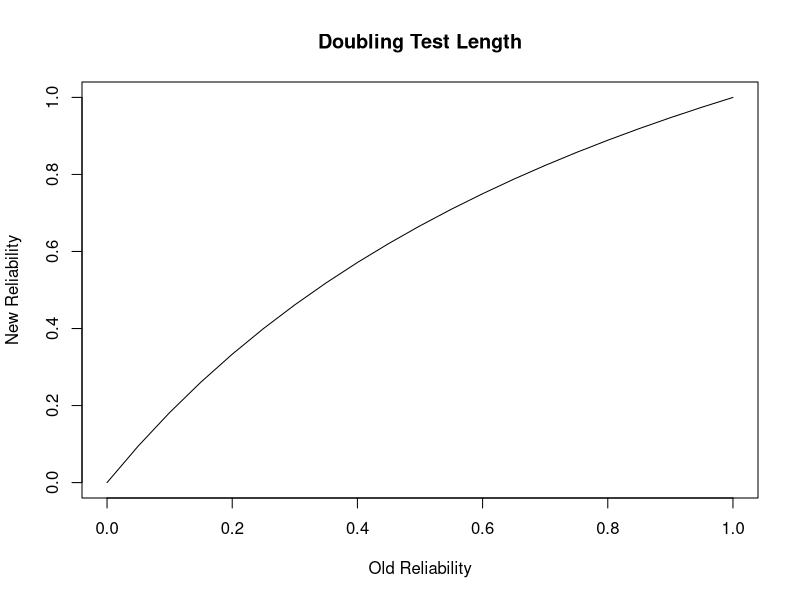
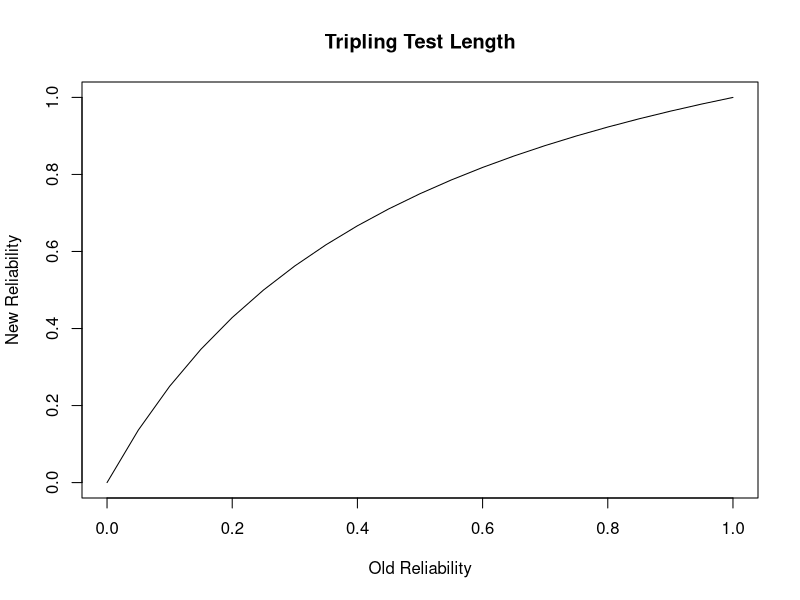
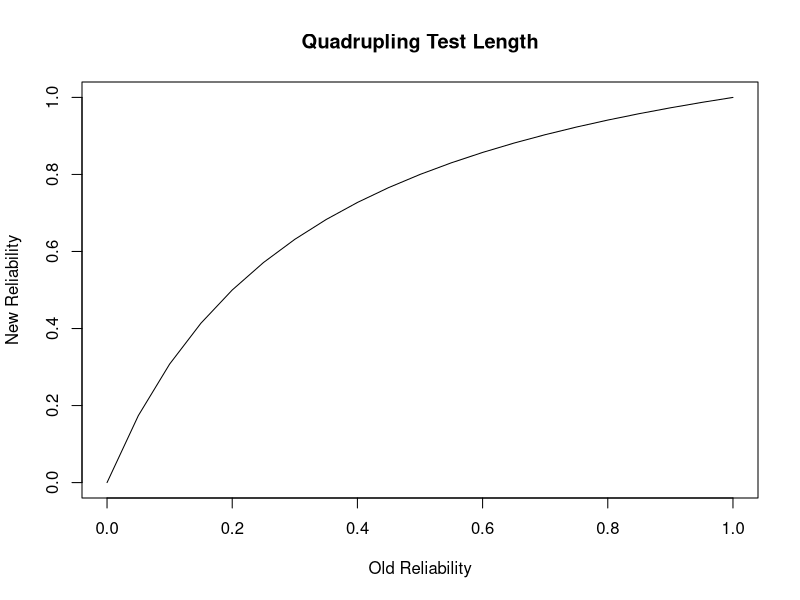
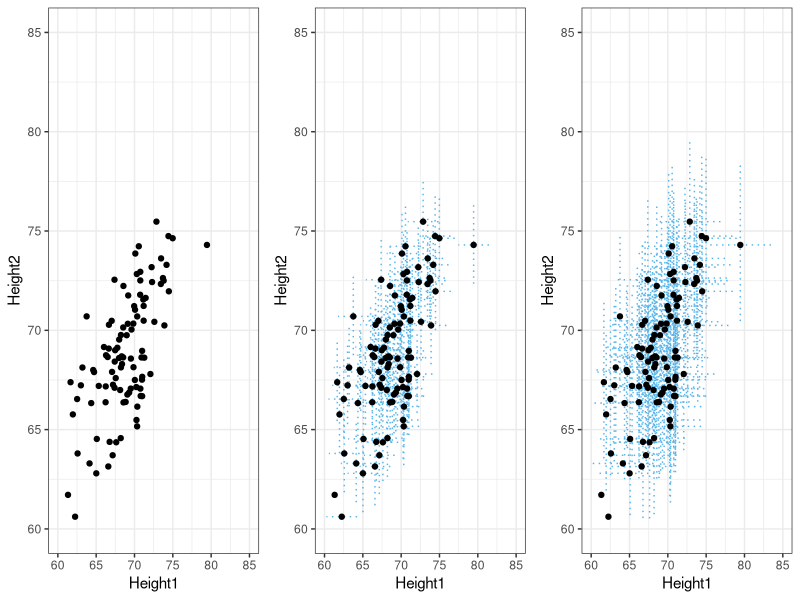

Generate these figures, in order, with R: (Note: this script raises an error after producing the figures.)
#Spearman-Brown Formula

rel.old<-seq(from=0, to=1,by=.05) 
rel.new2<-2*rel.old/(1+rel.old)
rel.new3<-3*rel.old/(1+(2*rel.old))
rel.new4<-4*rel.old/(1+(3*rel.old))

par(mfrow=c(1,1))
plot(rel.old,rel.new2,xlab="Old Reliability",ylab="New Reliability",main="Doubling Test Length",type="l")

plot(rel.old,rel.new3,xlab="Old Reliability",ylab="New Reliability",main="Tripling Test Length",type="l")
plot(rel.old,rel.new4,xlab="Old Reliability",ylab="New Reliability",main="Quadrupling Test Length",type="l")
par(mfrow=c(1,1))

#Estimating Spearman's g

a<-c(10,8,6,4,2,0)
b<-c(8,5,9,7,0,1)
c<-c(7,9,4,8,1,1)

mean(a)
mean(b)
mean(c)

sd(a)
sd(b)
sd(c)


z.a<-(a-mean(a))/sd(a)
z.b<-(b-mean(b))/sd(b)
z.c<-(c-mean(c))/sd(c)

r.ab<-cor(a,b)
r.ac<-cor(a,c)
r.bc<-cor(b,c)

r.ag<-sqrt(r.ab*r.ac/r.bc)
r.bg<-sqrt(r.ab*r.bc/r.ac)
r.cg<-sqrt(r.ac*r.bc/r.ab)

r.ag
r.bg
r.cg


g.a<-z.a*r.ag
g.b<-z.b*r.bg
g.c<-z.c*r.cg

dat<-cbind(g.a,g.b,g.c)

dat

sem.a<-.6745*sqrt(1-r.ag^2)
sem.b<-.6745*sqrt(1-r.bg^2)
sem.c<-.6745*sqrt(1-r.cg^2)

c(sem.a,sem.b,sem.c)

sem.sa<-.6745*sqrt(r.ag)
sem.sb<-.6745*sqrt(r.bg)
sem.sc<-.6745*sqrt(r.cg)

c(sem.sa,sem.sb,sem.sc)

# Example of attenuation

N<-100

rho <- 0.6
mu1 <- 69; s1 <- 3
mu2 <- 69; s2 <- 3

mu<-c(mu1,mu2)

sigma <- matrix(c(s1^2, s1*s2*rho, s1*s2*rho, s2^2),
                2) # Covariance matrix

library(MASS)
d <- mvrnorm(N, mu = mu, Sigma = sigma ) # from MASS package
colnames(d) <- c("Height1","Height2")

d<-as.data.frame(d)

#names(d)<-c("Height1","Height2")

library(ggplot2)
library(gridExtra)

#Assuming high reliability, r = .9
#SEM height = sqrt(1-.9)*3 = 1
me1h<-2 
#Assuming low reliability, r = .6
#SEM height = sqrt(1-.6)*3 = 2
#SEM weight =  sqrt(1-.6)*10 = 3
me2h<-4; 

p1<-ggplot(data = d,aes(x = Height1,y = Height2)) + 
  geom_point() +theme_bw() +
  xlim(60,85) + ylim(60,85)
  
p2<-ggplot(data = d,aes(x = Height1,y = Height2)) + 
  geom_errorbar(aes(ymin = Height2-me1h,ymax =Height2+me1h),colour="#56B4E9",linetype="dotted") + 
  geom_errorbarh(aes(xmin = Height1-me1h,xmax = Height1+me1h),colour="#56B4E9",linetype="dotted")+
  geom_point() + theme_bw() +
  xlim(60,85) + ylim(60,85)

p3<-ggplot(data = d,aes(x = Height1,y = Height2)) + 
  geom_errorbar(aes(ymin = Height2-me2h,ymax =Height2+me2h),colour="#56B4E9",linetype="dotted") + 
  geom_errorbarh(aes(xmin = Height1-me2h,xmax = Height1+me2h),colour="#56B4E9",linetype="dotted")+
  geom_point() + theme_bw() +  
  xlim(60,85) + ylim(60,85)

grid.arrange(p1, p2, p3, nrow = 1)

d$Height1.2<-d$Height1+rnorm(nrow(d),0,1)
d$Height2.2<-d$Height2+rnorm(nrow(d),0,1)

d$Height1.3<-d$Height1+rnorm(nrow(d),0,2)
d$Weight2.3<-d$Height2+rnorm(nrow(d),0,2)

cor(d$Height1,d$Height2)
cor(d$Height1.2,d$Height2.2)
cor(d$Height1.3,d$Weight2.3)

##1904 "General Intelligence" Data

pitch<-rank(c(8,15,14,13,5,25,10,10,18,14,60,20,40,45,33,25,90,17,24,18,70,17,28,90))
light<-rank(c(4,3,6,4,14,7,19,12,11,30,3,12,5,12,5,4,15,15,26,35,10,42,20,25))
weight<-rank(c(4,4,4,9,7,4,8,10,9,7,10,10,12,9,15,28,5,20,13,14,14,16,17,18))
sensea<-c(6,11,16,1,3,10,8,2,5,21,12,13,4,9,15,17,22,14,19,18,23,24,7,20)
senseb<-c(5,7,10,1,2,14,19,4,6,22,9,12,8,13,18,11,21,20,17,3,24,23,15,16)
clever<-c(2,22,7,1,3,9,12,6,11,19,4,18,8,14,10,17,5,15,24,6,20,23,13,21) 

vill1<-as.data.frame(cbind(pitch,light,weight,sensea,senseb,clever))
 
cor(vill1)

  age<-rank(c(9+7/12,8+7/12,7+3/12,8,8,8+4/12,9+9/12,8+2/12,9,7+11/12,8+2/12,7+2/12,9+11/12,10+2/12,7+1/12,
            9+6/12,7+10/12,8+2/12,7+11/12,7,7+3/12))
  pitch<-rank(c(6,6,16,24,26,35,35,38,42,48,48,67,67,74,77,80,96,96,112,120,120))
  intellect<-c(2,2,1,2,2,2,3,1,3,2,2,1,3,2,1,3,1,2,2,1,1)

  vill2<-as.data.frame(cbind(age,pitch,intellect))
  
  cor(vill2)

age<-c(12+6/12,12+4/12,9+8/12,13+7/12,10+4/12,10+7/12,13+6/12,11+10/12,10+1/12,
       11+1/12,13+4/12,10+6/12,12+3/12,13+1/12,11+1/12,9+9/12,10+4/12,13,10+2/12,
       13,12,12+11/12,13+1/12,10+4/12,10+1/12,12+6/12,10+8/12,12+8/12,9+5/12,11+2/12,
       10+9/12,10+11/12,13+7/12)
pitch<-rank(c(2,3,3,4,4,4,5,5,5,6,7,7,7,8,10,10,11,11,11,11,11,12,14,14,15,15,15,
         18,20,24,50,60,60))
classics1<-c(8,11,19,2,21,23,3,6,29,20,1,26,18,5,22,33,28,4,7,12,17,9,
             10,27,24,14,30,16,32,15,25,31,13)
classics2<-c(7,12,18,2,NA,23,NA,4,26,20,1,24,17,5,19,29,25,3,6,11,16,8,9,21,22,
             13,27,15,NA,14,NA,28,10)
classics3<-c(4,10,15,1,19,22,NA,3,24,18,NA,21,16,5,17,27,23,2,6,11,NA,7,8,14,20,
             12,NA,13,25,9,NA,26,NA)
french1<-c(5,13,21,2,22,26,3,7,23,20,1,27,17,4,19,33,30,6,12,11,16,8,10,24,18,15,
           29,25,31,14,28,32,9)
french2<-c(3,13,19,2,NA,23,NA,6,25,21,1,16,20,4,18,29,27,5,7,11,15,8,9,22,17,14,
           26,24,NA,12,NA,28,10)
french3<-c(3,10,16,1,23,22,NA,5,21,18,NA,13,19,2,17,27,24,4,6,12,NA,7,8,15,14,11,
           NA,20,25,9,NA,26,NA)
english1<-c(4,13,23,2,22,28,3,6,27,21,1,26,25,5,20,33,18,7,8,15,24,9,11,17,29,10,
            30,14,32,16,19,31,12)
english2<-c(3,13,21,2,NA,25,NA,6,26,20,1,19,23,8,17,27,18,4,5,16,22,7,10,11,24,9,
            29,14,NA,15,NA,28,12)
english3<-c(3,11,18,1,20,23,NA,2,22,19,NA,17,21,5,15,27,13,4,8,16,NA,7,9,10,24,6,
            NA,12,26,14,NA,25,NA)
math1<-c(4,12,21,7,21,29,3,9,25,17,1,22,19,5,23,32,30,2,11,6,24,14,10,26,18,8,28,
         20,33,13,15,31,16)
math2<-c(2,13,19,7,NA,25,NA,8,23,16,1,18,17,4,21,29,27,3,9,5,24,12,10,20,15,6,26,
         21,NA,11,NA,28,14)
math3<-c(3,11,17,7,24,23,NA,6,19,15,NA,16,14,1,21,27,22,4,8,2,NA,12,9,18,13,5,NA,20,
         26,10,NA,25,NA)
music<-c(8,9,6,3,16,1,21,NA,7,14,5,11,20,4,18,17,NA,NA,NA,12,15,NA,13,2,NA,10,NA,
         19,NA,NA,NA,22,NA)

prep.all<-as.data.frame(cbind(age,pitch,classics1,classics2,classics3,french1,
                  french2,french3,english1,english2,english3,math1,math2,math3,music))

prep<-subset(prep.all,!is.na(music)==1)

cor(prep,use="pairwise.complete.obs")

classics.avg<-apply(prep[,3:5],1,mean)
french.avg<-apply(prep[,6:8],1,mean)
english.avg<-apply(prep[,9:11],1,mean)
math.avg<-apply(prep[,12:14],1,mean)

avg<-cbind(prep$pitch,classics.avg,french.avg,english.avg,math.avg)

mod<-classics.avg-xx  #rank residualized to adjust for age
cor(mod,prep$pitch,use="pairwise.complete.obs")  #adjusted correlation
cor(classics.avg,prep$pitch,use="pairwise.complete.obs") #unadjusted correlation

par(mfrow=c(1,2))
plot(mod,prep$pitch)
plot(classics.avg,prep$pitch)


cor(avg,use="pairwise.complete.obs")

cor(cbind(prep$pitch,prep$classics1,prep$french1,prep$english1,prep$math1,prep$age),use="pairwise.complete.obs")

##Average intercorrelation among repeated occasions by subjects
  z<-cor(prep[,3:5],use="pairwise.complete.obs") 
  mean(z[lower.tri(z)])
  z<-cor(prep[,6:8],use="pairwise.complete.obs") 
  mean(z[lower.tri(z)])
  z<-cor(prep[,9:11],use="pairwise.complete.obs") 
  mean(z[lower.tri(z)])
  z<-cor(prep[,12:14],use="pairwise.complete.obs") 
  mean(z[lower.tri(z)])
  

##Spearman's Band-Shooting Example: Simulation
  
#The 15 numbers to be shot = truth
  
tbs<-c(42,60,79,39,69,23,60,65,58,52,61,54,66,35,65)


#Male Shooter: Chuck
set.seed(42)
e1<-round(rnorm(15,0,8.6))
e2<-round(rnorm(15,0,8.6))
man1<-tbs+e1
man2<-tbs+e2
cor(man1,man2)

#Female Shooter: Wanda
set.seed(22)
w1<-round(rnorm(15,0,15))
w2<-round(rnorm(15,0,15))
wom1<-tbs+w1
wom2<-tbs+w2
cor(wom1,wom2)

plot(man1,man2,xlab="1st Set of Shots",ylab="2nd Set of Shots",main="Chuck")
text(x=70,y=30,paste("r =",round(cor(man1,man2,use="complete.obs"),2)))
abline(a=0,b=1)

plot(man1,wom1,xlab="Chuck",ylab="Wanda",main="1st Set of Shots")
text(x=30,y=70,paste("r =",round(cor(man1,wom1,use="complete.obs"),2)))
abline(a=0,b=1)

plot(man2,wom2,xlab="Chuck",ylab="Wanda",main="2nd Set of Shots")
text(x=30,y=70,paste("r =",round(cor(man2,wom2,use="complete.obs"),2)))
abline(a=0,b=1)

avg.sch.pl<-apply(cbind(prep$classics1,prep$english1,prep$french1,prep$math1),1,mean)

cor(prep$pitch,avg.sch.pl)

xx<-rank(-prep$age)

cor(avg.sch.pl,xx)
cor(avg.sch.pl,-prep$ag)

#pairs(~pitch+light+weight+sensea+senseb+clever, data=study1)



